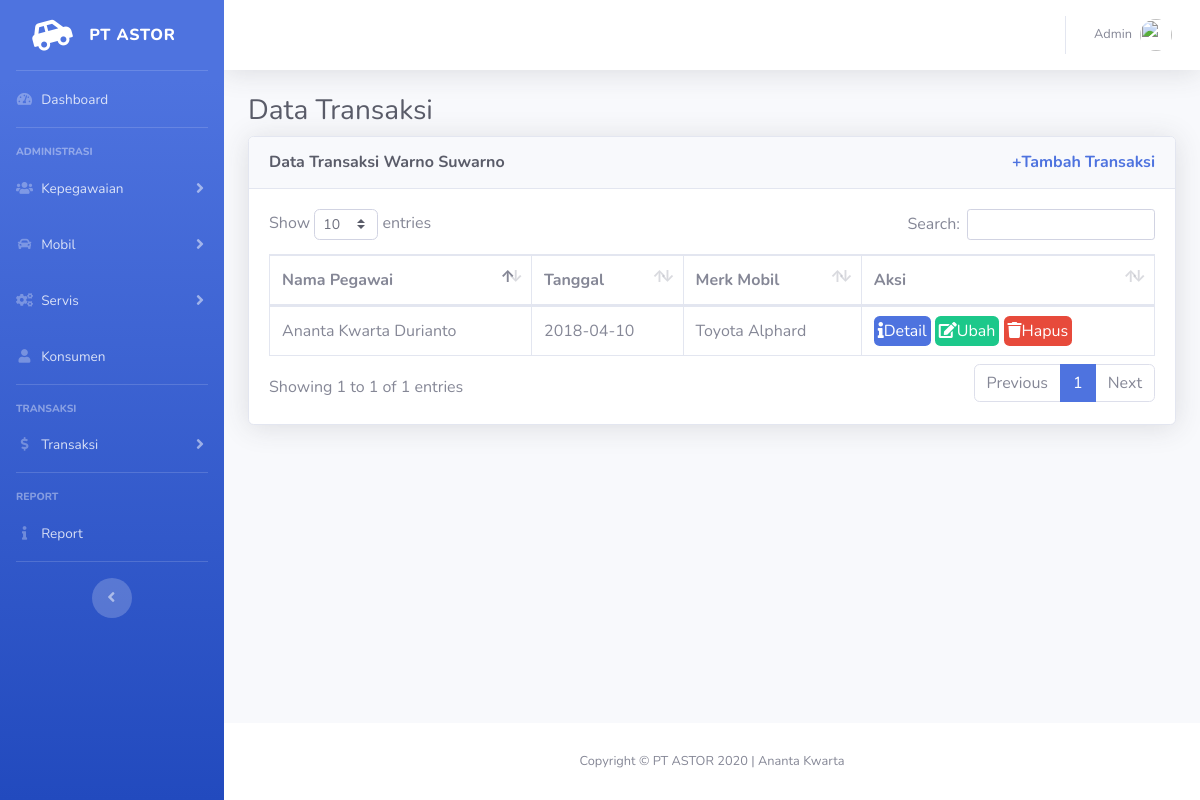
/transaksi/tampil?id=1032, run on the app's committed database.
### tables this page shows
CREATE TABLE `transaksi` (
  `idTransaksi` int(11) NOT NULL,
  `tanggal` date NOT NULL,
  `idPegawai` int(11) NOT NULL,
  `idKons` int(11) NOT NULL,
  `idMobil` int(11) NOT NULL
);

CREATE TABLE `konsumen` (
  `idKons` int(11) NOT NULL,
  `namaKons` varchar(255) NOT NULL,
  `username` varchar(50) NOT NULL,
  `alamat` varchar(255) NOT NULL,
  `noTelp` varchar(20) NOT NULL,
  `kota` varchar(255) NOT NULL,
  `provinsi` varchar(255) NOT NULL,
  `kodePos` int(11) NOT NULL
);

CREATE TABLE `pegawai` (
  `idPegawai` int(11) NOT NULL,
  `namaPegawai` varchar(255) NOT NULL,
  `username` varchar(50) NOT NULL,
  `idJabatan` int(11) NOT NULL,
  `alamat` varchar(255) NOT NULL,
  `noTelp` varchar(20) NOT NULL
);

CREATE TABLE `merk` (
  `idMerk` int(11) NOT NULL,
  `namaMerk` varchar(255) NOT NULL
);

CREATE TABLE `mobil` (
  `idMobil` int(11) NOT NULL,
  `idMerk` int(11) NOT NULL,
  `model` varchar(255) NOT NULL,
  `idWarna` int(11) NOT NULL,
  `tahun` varchar(20) NOT NULL,
  `harga` int(11) NOT NULL,
  `stok` int(11) NOT NULL
);

### application/controllers/Transaksi.php (called while the page is built, shortened)
<?php if ( ! defined('BASEPATH')) exit('No direct script access allowed');
class Transaksi extends CI_Controller {
	public function __construct()
	{
		$this->load->database();
        $this->load->model('m_transaksi');
        $this->load->model('m_konsumen');
        $this->load->model('m_mobil');
        $this->load->library('form_validation');
	}
	public function tampil()
    {
        $data['judul'] = 'Data Transaksi';
        $data['get'] = $this->input->get('id', true);
        $data['transaksi'] = $this->m_transaksi->getByKons($data['get']);
        $this->load->view('templates/header', $data);
        $this->load->view('transaksi/mobil/tampil', $data);
        $this->load->view('templates/footer');
    }
}

### index.php (called while the page is built, shortened)
<?php
require_once BASEPATH.'core/CodeIgniter.php';

### application/models/M_transaksi.php (called while the page is built, shortened)
<?php if ( ! defined('BASEPATH')) exit('No direct script access allowed');
class M_transaksi extends CI_Model {
    public function getByKons($id)
    {
        $this->db->select('*');
        $this->db->from('transaksi');
        $this->db->join('pegawai', 'pegawai.idPegawai=transaksi.idPegawai');
        $this->db->join('konsumen', 'konsumen.idKons=transaksi.idKons');
        $this->db->join('mobil', 'mobil.idMobil=transaksi.idMobil');
        $this->db->join('merk', 'merk.idMerk = mobil.idMerk');
        $this->db->where('transaksi.idKons', $id);
        $query = $this->db->get();
        return $query->result_array();
    }
}

### application/views/transaksi/mobil/tampil.php (the view, shortened to what this page needs)
<div class="container-fluid">
    <h1 class="h3 mb-2 text-gray-800">Data Transaksi</h1>
    <div class="card shadow mb-4">
        <div class="card-header py-3">
            <h6 class="m-0 font-weight-bold text-gray-800">Data Transaksi <?php foreach ($transaksi as $t) : echo $t['namaKons']; endforeach;?><a href="<?= base_url(); ?>transaksi/TampilMerk?id=<?= $get; ?>" class="m-0 font-weight-bold text-primary float-right">+Tambah Transaksi</a></h6>
        </div>
        <div class="card-body">
            <div class="table-responsive">
                <table class="table table-bordered" id="dataTable" width="100%" cellspacing="0">
                    <thead>
                        <tr>
                            <th>Nama Pegawai</th>
                            <th>Tanggal</th>
                            <th>Merk Mobil</th>
                            <th>Aksi</th>
                        </tr>
                    </thead>
                    <tbody>
                        <?php foreach ($transaksi as $t) : ?>
                            <tr>
                                <td><?= $t['namaPegawai']; ?></td>
                                <td><?= $t['tanggal']; ?></td>
                                <td><?= $t['namaMerk']; ?> <?= $t['model'] ?></td>
                                <td>
                                    <a class="p-1 rounded btn-primary" href="<?= base_url(); ?>transaksi/detail/<?= $t['idTransaksi']; ?>"><i class="fas fa-info text-white"></i>Detail</a>
                                    <a class="p-1 rounded btn-success" href="<?= base_url(); ?>transaksi/editTampilMerk?id=<?= $t['idTransaksi']; ?>"><i class="fas fa-edit text-white"></i>Ubah</a>
                                    <a class="p-1 rounded btn-danger" href="<?= base_url(); ?>transaksi/hapus/<?= $t['idTransaksi']; ?>" onclick="return confirm('Apakah Anda yakin akan menghapus transaksi konsumen <?= $t['namaKons']; ?>?')"><i class="fas fa-trash text-white"></i>Hapus</a>
                                </td>
                            </tr>
                        <?php endforeach; ?>
                    </tbody>
                </table>
            </div>
        </div>
    </div>
</div>
</div>

### data on the page
transaksi: idKons.namaKons "Warno Suwarno", idPegawai.namaPegawai "Ananta Kwarta Durianto", tanggal "2018-04-10", merk.namaMerk "Toyota", idMobil.model "Alphard"
